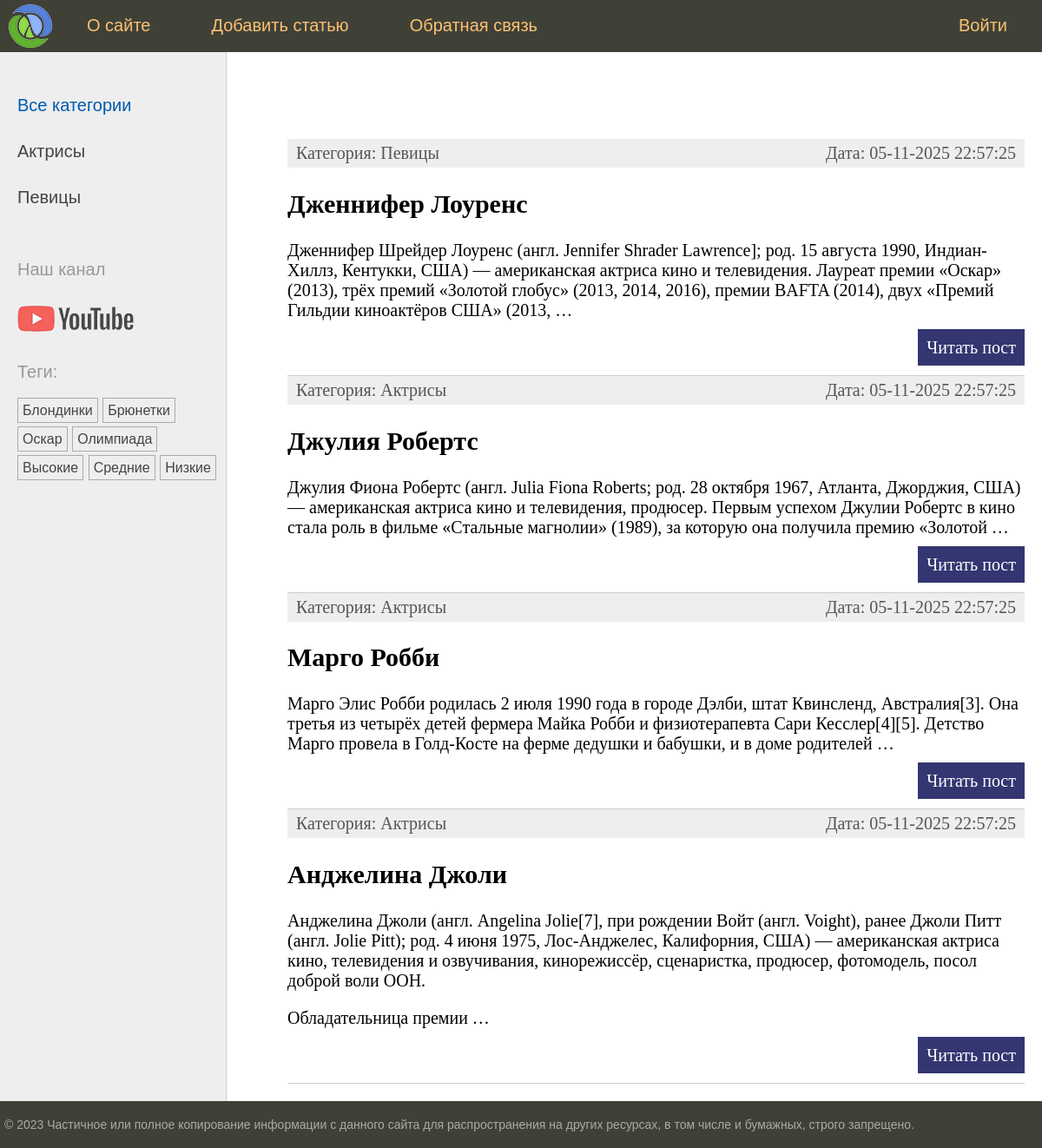
Before: / with the older database file.
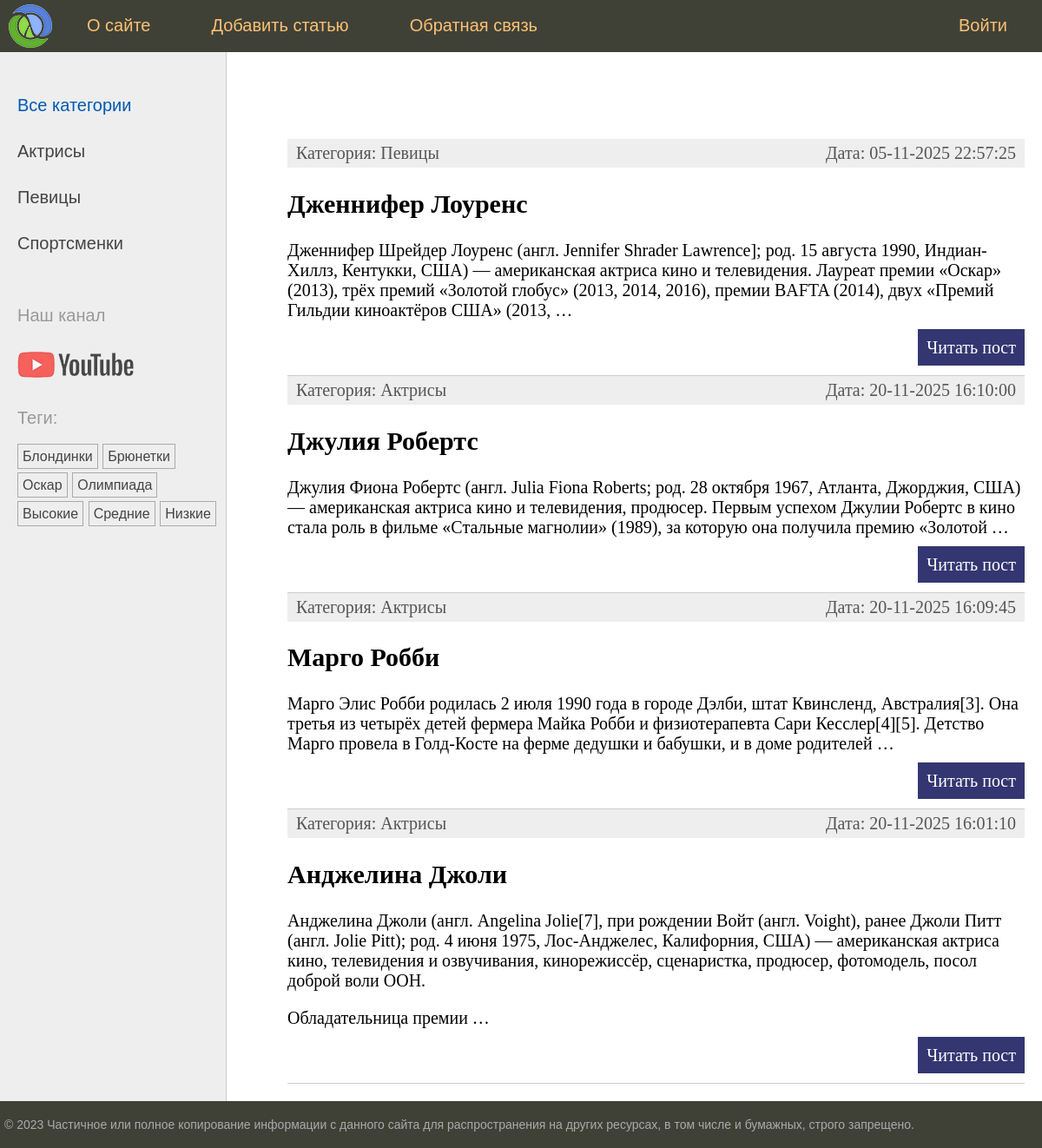
After: the same page with the newer database file.
### women/models.py (models this page shows, shortened)
class Category(models.Model):
    name = models.CharField(max_length=100, db_index=True)
    slug = models.SlugField(max_length=255, unique=True, db_index=True)
    def get_absolute_url(self):
        return reverse('category', kwargs={'cat_slug': self.slug})

class TagPost(models.Model):
    tag = models.CharField(max_length=100, db_index=True)
    slug = models.SlugField(max_length=255, unique=True, db_index=True)
    def get_absolute_url(self):
        return reverse('tag', kwargs={'tag_slug': self.slug})

class Women(models.Model):
    class Status(models.IntegerChoices):
        DRAFT = 0, 'Черновик'
        PUBLISHED = 1, 'Опубликовано'
    title = models.CharField(max_length=255)
    slug = models.SlugField(max_length=255, unique=True, db_index=True)
    content = models.TextField(blank=True)
    time_create = models.DateTimeField(auto_now_add=True)
    time_update = models.DateTimeField(auto_now=True)
    is_published = models.BooleanField(choices=Status.choices, default=Status.DRAFT)
    cat = models.ForeignKey('Category', on_delete=models.PROTECT, related_name="posts")
    tag = models.ManyToManyField('TagPost', blank=True, related_name='tags')
    husband = models.OneToOneField('Husband', on_delete=models.SET_NULL, null=True, blank=True, related_name='wuman')
    objects = models.Manager()
    published = PublishedManager()
    class Meta:
        ordering = ['-time_create']
        indexes = [
            models.Index(fields=['-time_create'])
        ]
    def get_absolute_url(self):
        return reverse('post', kwargs={'post_slug': self.slug})

### women/views.py (the view)
# urls.py: path('', views.index, name='home'),  #http://coolsite.ru/
def index(request):  # ссылка на HttpRequest - инфа о запросе: сессии, куки
    posts = Women.published.all()
    data = {'title': 'Главная страница',
            'menu': menu,
            'posts': posts,
            'cat_selected': 0,
            }
    return render(request, 'women/index.html', data)

### women/models.py (called while the page is built)
    def get_queryset(self):
        return super().get_queryset().filter(is_published=Women.Status.PUBLISHED)

### women/templatetags/women_tags.py (called while the page is built)
@register.inclusion_tag('women/list_categories.html')
def show_categories(cat_selected=0):
    cats = Category.objects.all()
    return {'cats': cats, 'cat_selected': cat_selected}

@register.inclusion_tag('women/list_tags.html')
def show_all_tags():
    return {'tags': TagPost.objects.all()}

### women/templates/women/index.html (shortened to what this page needs)
{% extends 'base.html' %}
{% block content %}
<ul class="list-articles">
	{% for p in posts %}
        <li>
            <div class="article-panel">
                <p class="first">Категория: {{ p.cat.name }}</p>
                <p class="last">Дата: {{ p.time_update|date:"d-m-Y H:i:s" }}</p>
            </div>
            <h2>{{p.title}}</h2>
    {% autoescape off %}
	{{p.content|linebreaks|truncatewords:40}}
    {% endautoescape %}
			<p class="link-read-post"><a href="{{ p.get_absolute_url }}">Читать пост</a></p>
			</li>
	{% endfor %}
</ul>
{% endblock %}

### women/templates/women/list_categories.html
{% for cat in cats %}
    {% if cat.id == cat_selected %}
        <li class='selected'>{{ cat.name }}</li>
    {% else %}
        <li><a href="{{ cat.get_absolute_url }}">{{ cat.name }}</a></li>
    {% endif %}
{% endfor %}

### women/templates/women/list_tags.html
{% if tags %}
    <p>Теги:</p>
    <ul class="tags-list">
        {% for t in tags %}
            <li><a href="{{ t.get_absolute_url }}">{{ t.tag }}</a></li>
        {% endfor %}
    </ul>
{% endif %}

Changed rows visible on the page:
added Category: name "Спортсменки"
changed Women "Джулия Робертс": time_update "05-11-2025 22:57:25" → "20-11-2025 16:10:00"
changed Women "Марго Робби": time_update "05-11-2025 22:57:25" → "20-11-2025 16:09:45"
changed Women "Анджелина Джоли": time_update "05-11-2025 22:57:25" → "20-11-2025 16:01:10"
